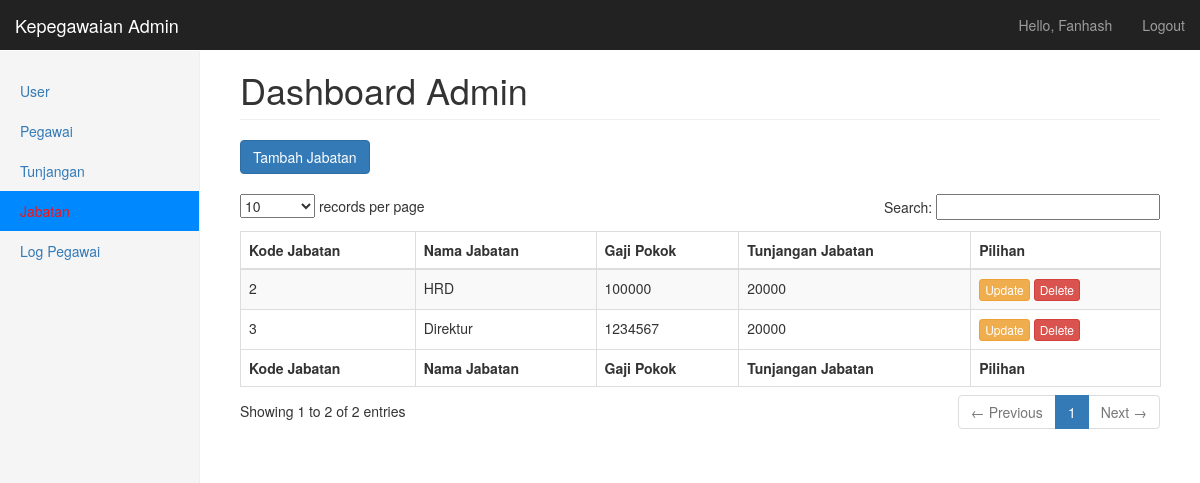
The app's page /jabatan.php (signed in), older data.
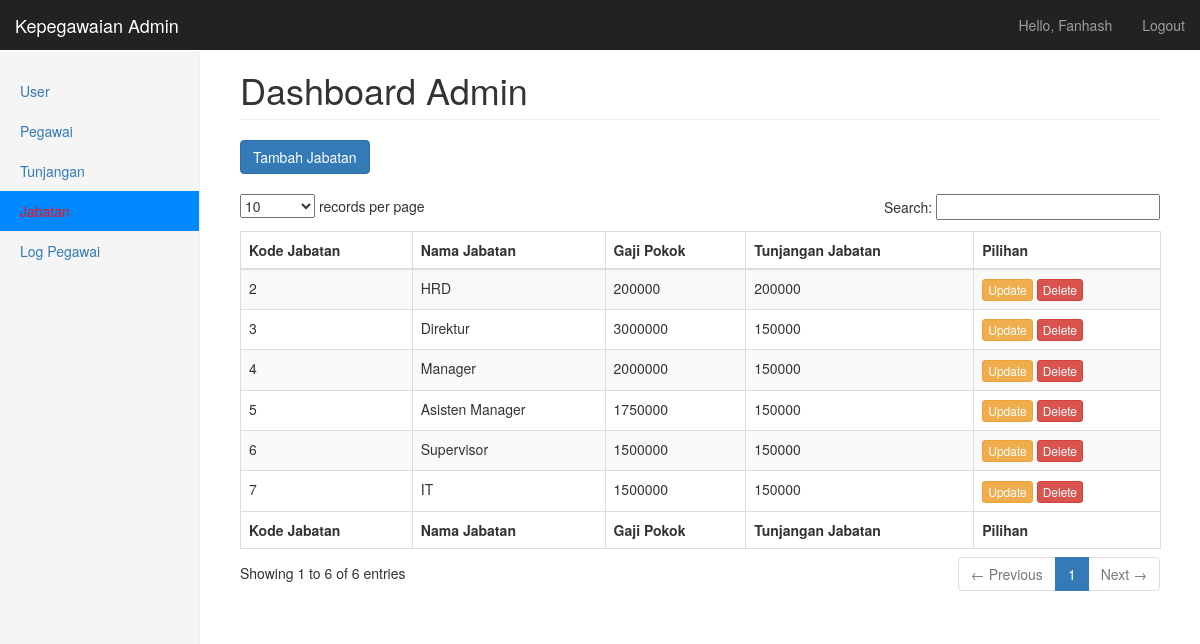
The same page, newer data.
### tables this page shows
CREATE TABLE `jabatan` (
  `id_jabatan` int(5) NOT NULL,
  `nama_jabatan` varchar(20) NOT NULL,
  `gaji_pokok` int(10) NOT NULL,
  `tunjangan_jabatan` int(10) NOT NULL
);

### jabatan.php (the view, shortened to what this page needs)
<?php
include 'koneksi.php';
?>
<!DOCTYPE html>
<html lang="en">
<head>
    <link href="css/bootstrap.min.css" rel="stylesheet">
    <link href="css/dashboard.css" rel="stylesheet">
    <link href="css/dataTables.bootstrap.css" rel="stylesheet" type="text/css" />
    <link href="css/dataTables.tableTools.min.css" rel="stylesheet" type="text/css" />
</head>
<body>
    <nav class="navbar navbar-inverse navbar-fixed-top">
        <div class="container-fluid">
            <div class="navbar-header">
                <a class="navbar-brand" href="#">Kepegawaian Admin</a>
            </div>
            <div id="navbar" class="navbar-collapse collapse">
                <ul class="nav navbar-nav navbar-right">
                    <li><a href="#"><?php echo "Hello, " . ucwords($_SESSION['username']); ?></a></li>
                    <li><a href="logout.php">Logout</a></li>
                </ul>
            </div>
        </div>
    </nav>
    <div class="container-fluid">
        <div class="row">
            <div class="col-sm-3 col-md-2 sidebar">
                <ul class="nav nav-sidebar">
                    <?php if ($_SESSION['level'] == 'admin') { ?>
                        <li><a href="user.php">User <span class="sr-only">(current)</span></a></li>
                    <?php } ?>
                    <li><a href="pegawai.php">Pegawai</a></li>
                    <li><a href="tunjangan.php">Tunjangan</a></li>
                    <li class="active"><a href=#>Jabatan</a></li>
                    <li><a href="log_Pegawai.php">Log Pegawai</a></li>
                </ul>
            </div>
            <div class="col-sm-9 col-sm-offset-3 col-md-10 col-md-offset-2 main">
                <h1 class="page-header">Dashboard <?php echo ucfirst($_SESSION['level']); ?></h1>
                <div>
                    <a type="button" class="btn btn-primary" href="tambah_jabatan.php">Tambah Jabatan</a>
                </div>
                <br>
                <div>
                    <table id="example1" class="table table-bordered table-striped dataTable" aria-describedby="example1_info">
                        <thead>
                            <tr role="row">
                                <th>Kode Jabatan</th>
                                <th>Nama Jabatan</th>
                                <th>Gaji Pokok</th>
                                <th>Tunjangan Jabatan</th>
                                <th>Pilihan</th>
                            </tr>
                        </thead>
                        <tfoot>
                            <tr role="row">
                                <th>Kode Jabatan</th>
                                <th>Nama Jabatan</th>
                                <th>Gaji Pokok</th>
                                <th>Tunjangan Jabatan</th>
                                <th>Pilihan</th>
                            </tr>
                        </tfoot>
                        <tbody role="alert" aria-live="polite" aria-relevant="all">
                            <?php
                            $result = $mysqli->query("SELECT * FROM jabatan");
                            if ($result->num_rows > 0) {
                                while ($row = $result->fetch_assoc()) {
                            ?>
                                    <tr class="odd">
                                        <td class=" "><?php echo ucfirst($row['id_jabatan']); ?></td>
                                        <td class=" "><?php echo ucfirst($row['nama_jabatan']); ?></td>
                                        <td class=" "><?php echo ucfirst($row['gaji_pokok']); ?></td>
                                        <td class=" "><?php echo ucfirst($row['tunjangan_jabatan']); ?></td>
                                        <td class=" ">
                                            <a type="button" class="btn btn-warning btn-xs" href="update_jabatan.php?id=<?php echo $row['id_jabatan']; ?>">Update</a>
                                            <a type="button" class="btn btn-danger btn-xs" href="delete_jabatan.php?id=<?php echo $row['id_jabatan']; ?>" onClick="return confirm('Menghapus data jabatan <?php echo ucfirst($row['id_jabatan']); ?> ?');">Delete</a>
                                        </td>
                                    </tr>
                            <?php
                                }
                            }
                            ?>
                        </tbody>
                    </table>
                </div>
            </div>
        </div>
    </div>
</body>
</html>

### css/dashboard.css (style rules this page uses)
body { padding-top: 50px; }
.navbar-fixed-top { border: 0; }
.sidebar { display: none; }
@media (min-width: 768px) { .sidebar { position: fixed; top: 51px; bottom: 0; left: 0; z-index: 1000; display: block; padding: 20px; overflow-x: hidden; overflow-y: auto; background-color: #f5f5f5; border-right: 1px solid #eee; } }
.nav-sidebar { margin-right: -21px; margin-bottom: 20px; margin-left: -20px; }
.nav-sidebar>li>a { padding-right: 20px; padding-left: 20px; }
.nav-sidebar>.active>a, .nav-sidebar>.active>a:hover, .nav-sidebar>.active>a:focus { color: rgb(251, 16, 16); background-color: #0088ff; }
.main { padding: 20px; }
@media (min-width: 768px) { .main { padding-right: 40px; padding-left: 40px; } }
.main .page-header { margin-top: 0; }

Row changes from the older to the newer data that the page shows:
changed jabatan "HRD": gaji_pokok "100000" → "200000"; tunjangan_jabatan "20000" → "200000"
changed jabatan "Direktur": gaji_pokok "1234567" → "3000000"; tunjangan_jabatan "20000" → "150000"
added jabatan: id_jabatan "4", nama_jabatan "Manager", gaji_pokok "2000000", tunjangan_jabatan "150000"
added jabatan: id_jabatan "5", nama_jabatan "Asisten Manager", gaji_pokok "1750000", tunjangan_jabatan "150000"
added jabatan: id_jabatan "6", nama_jabatan "Supervisor", gaji_pokok "1500000", tunjangan_jabatan "150000"
added jabatan: id_jabatan "7", nama_jabatan "IT", gaji_pokok "1500000", tunjangan_jabatan "150000"
Text that changed along with them:
text written by a page script: "records per page Search: Showing 1 to 2 of 2 entries ← Previous 1 Next →" → "records per page Search: Showing 1 to 6 of 6 entries ← Previous 1 Next →"
